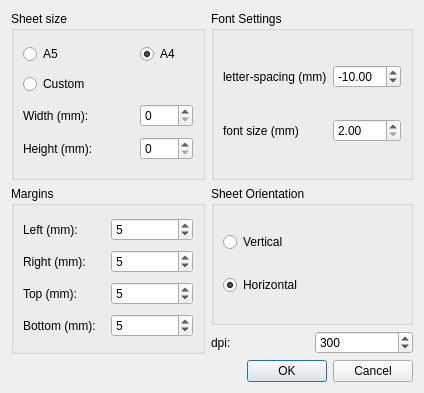
<?xml version="1.0" encoding="UTF-8"?>
<ui version="4.0">
 <class>PreferencesDialog</class>
 <widget class="QDialog" name="PreferencesDialog">
  <property name="geometry">
   <rect>
    <x>0</x>
    <y>0</y>
    <width>424</width>
    <height>393</height>
   </rect>
  </property>
  <property name="windowTitle">
   <string>Preferences</string>
  </property>
  <layout class="QGridLayout" name="gridLayout_4">
   <item row="0" column="0">
    <widget class="QGroupBox" name="groupBox">
     <property name="title">
      <string>Sheet size</string>
     </property>
     <layout class="QGridLayout" name="gridLayout_2">
      <item row="3" column="0" colspan="2">
       <widget class="QLabel" name="label_5">
        <property name="text">
         <string>Height (mm):</string>
        </property>
       </widget>
      </item>
      <item row="2" column="2">
       <widget class="QSpinBox" name="sheetWidthSpinBox">
        <property name="maximum">
         <number>999</number>
        </property>
       </widget>
      </item>
      <item row="2" column="0" colspan="2">
       <widget class="QLabel" name="label_4">
        <property name="text">
         <string>Width (mm):</string>
        </property>
       </widget>
      </item>
      <item row="3" column="2">
       <widget class="QSpinBox" name="sheetHeightSpinBox">
        <property name="maximum">
         <number>999</number>
        </property>
       </widget>
      </item>
      <item row="1" column="0" colspan="2">
       <widget class="QRadioButton" name="CustomRadioButton">
        <property name="text">
         <string>Custom</string>
        </property>
       </widget>
      </item>
      <item row="0" column="0">
       <widget class="QRadioButton" name="A5RadioButton">
        <property name="text">
         <string>A5</string>
        </property>
       </widget>
      </item>
      <item row="0" column="2">
       <widget class="QRadioButton" name="A4RadioButton">
        <property name="text">
         <string>A4</string>
        </property>
        <property name="checked">
         <bool>true</bool>
        </property>
       </widget>
      </item>
     </layout>
    </widget>
   </item>
   <item row="0" column="1">
    <widget class="QGroupBox" name="groupBox_4">
     <property name="title">
      <string>Font Settings</string>
     </property>
     <layout class="QGridLayout" name="gridLayout_3">
      <item row="0" column="0">
       <widget class="QLabel" name="label_2">
        <property name="text">
         <string>letter-spacing (mm)</string>
        </property>
       </widget>
      </item>
      <item row="0" column="1">
       <widget class="QDoubleSpinBox" name="letterSpacingSpinBox">
        <property name="minimum">
         <double>-999.000000000000000</double>
        </property>
        <property name="maximum">
         <double>999.000000000000000</double>
        </property>
        <property name="value">
         <double>-10.000000000000000</double>
        </property>
       </widget>
      </item>
      <item row="1" column="0">
       <widget class="QLabel" name="label_3">
        <property name="text">
         <string>font size (mm)</string>
        </property>
       </widget>
      </item>
      <item row="1" column="1">
       <widget class="QDoubleSpinBox" name="fontSizeSpinBox">
        <property name="minimum">
         <double>2.000000000000000</double>
        </property>
        <property name="maximum">
         <double>999.990000000000009</double>
        </property>
       </widget>
      </item>
     </layout>
    </widget>
   </item>
   <item row="1" column="0">
    <widget class="QGroupBox" name="groupBox_2">
     <property name="title">
      <string>Margins</string>
     </property>
     <layout class="QGridLayout" name="gridLayout">
      <item row="0" column="0">
       <widget class="QLabel" name="label_6">
        <property name="text">
         <string>Left (mm):</string>
        </property>
       </widget>
      </item>
      <item row="0" column="1">
       <widget class="QSpinBox" name="leftMarginsSpinBox">
        <property name="value">
         <number>5</number>
        </property>
       </widget>
      </item>
      <item row="1" column="0">
       <widget class="QLabel" name="label_7">
        <property name="text">
         <string>Right (mm):</string>
        </property>
       </widget>
      </item>
      <item row="1" column="1">
       <widget class="QSpinBox" name="rightMarginsSpinBox">
        <property name="value">
         <number>5</number>
        </property>
       </widget>
      </item>
      <item row="2" column="0">
       <widget class="QLabel" name="label_8">
        <property name="text">
         <string>Top (mm):</string>
        </property>
       </widget>
      </item>
      <item row="2" column="1">
       <widget class="QSpinBox" name="topMarginsSpinBox">
        <property name="value">
         <number>5</number>
        </property>
       </widget>
      </item>
      <item row="3" column="0">
       <widget class="QLabel" name="label_9">
        <property name="text">
         <string>Bottom (mm):</string>
        </property>
       </widget>
      </item>
      <item row="3" column="1">
       <widget class="QSpinBox" name="bottomMarginsSpinBox">
        <property name="value">
         <number>5</number>
        </property>
       </widget>
      </item>
     </layout>
    </widget>
   </item>
   <item row="1" column="1">
    <layout class="QVBoxLayout" name="verticalLayout_2">
     <item>
      <widget class="QGroupBox" name="groupBox_3">
       <property name="title">
        <string>Sheet Orientation</string>
       </property>
       <layout class="QVBoxLayout" name="verticalLayout">
        <item>
         <widget class="QRadioButton" name="VRadioButton">
          <property name="text">
           <string>Vertical</string>
          </property>
          <property name="checked">
           <bool>false</bool>
          </property>
         </widget>
        </item>
        <item>
         <widget class="QRadioButton" name="HRadioButton">
          <property name="text">
           <string>Horizontal</string>
          </property>
          <property name="checked">
           <bool>true</bool>
          </property>
         </widget>
        </item>
       </layout>
      </widget>
     </item>
     <item>
      <layout class="QHBoxLayout" name="horizontalLayout_5">
       <item>
        <widget class="QLabel" name="label">
         <property name="text">
          <string>dpi:</string>
         </property>
        </widget>
       </item>
       <item>
        <widget class="QSpinBox" name="dpiSpinBox">
         <property name="enabled">
          <bool>true</bool>
         </property>
         <property name="minimum">
          <number>50</number>
         </property>
         <property name="maximum">
          <number>600</number>
         </property>
         <property name="value">
          <number>300</number>
         </property>
        </widget>
       </item>
      </layout>
     </item>
    </layout>
   </item>
   <item row="2" column="0" colspan="2">
    <widget class="QDialogButtonBox" name="buttonBox">
     <property name="orientation">
      <enum>Qt::Horizontal</enum>
     </property>
     <property name="standardButtons">
      <set>QDialogButtonBox::Cancel|QDialogButtonBox::Ok</set>
     </property>
    </widget>
   </item>
  </layout>
 </widget>
 <resources/>
 <connections>
  <connection>
   <sender>buttonBox</sender>
   <signal>accepted()</signal>
   <receiver>PreferencesDialog</receiver>
   <slot>accept()</slot>
   <hints>
    <hint type="sourcelabel">
     <x>248</x>
     <y>254</y>
    </hint>
    <hint type="destinationlabel">
     <x>157</x>
     <y>274</y>
    </hint>
   </hints>
  </connection>
  <connection>
   <sender>buttonBox</sender>
   <signal>rejected()</signal>
   <receiver>PreferencesDialog</receiver>
   <slot>reject()</slot>
   <hints>
    <hint type="sourcelabel">
     <x>316</x>
     <y>260</y>
    </hint>
    <hint type="destinationlabel">
     <x>286</x>
     <y>274</y>
    </hint>
   </hints>
  </connection>
 </connections>
</ui>
